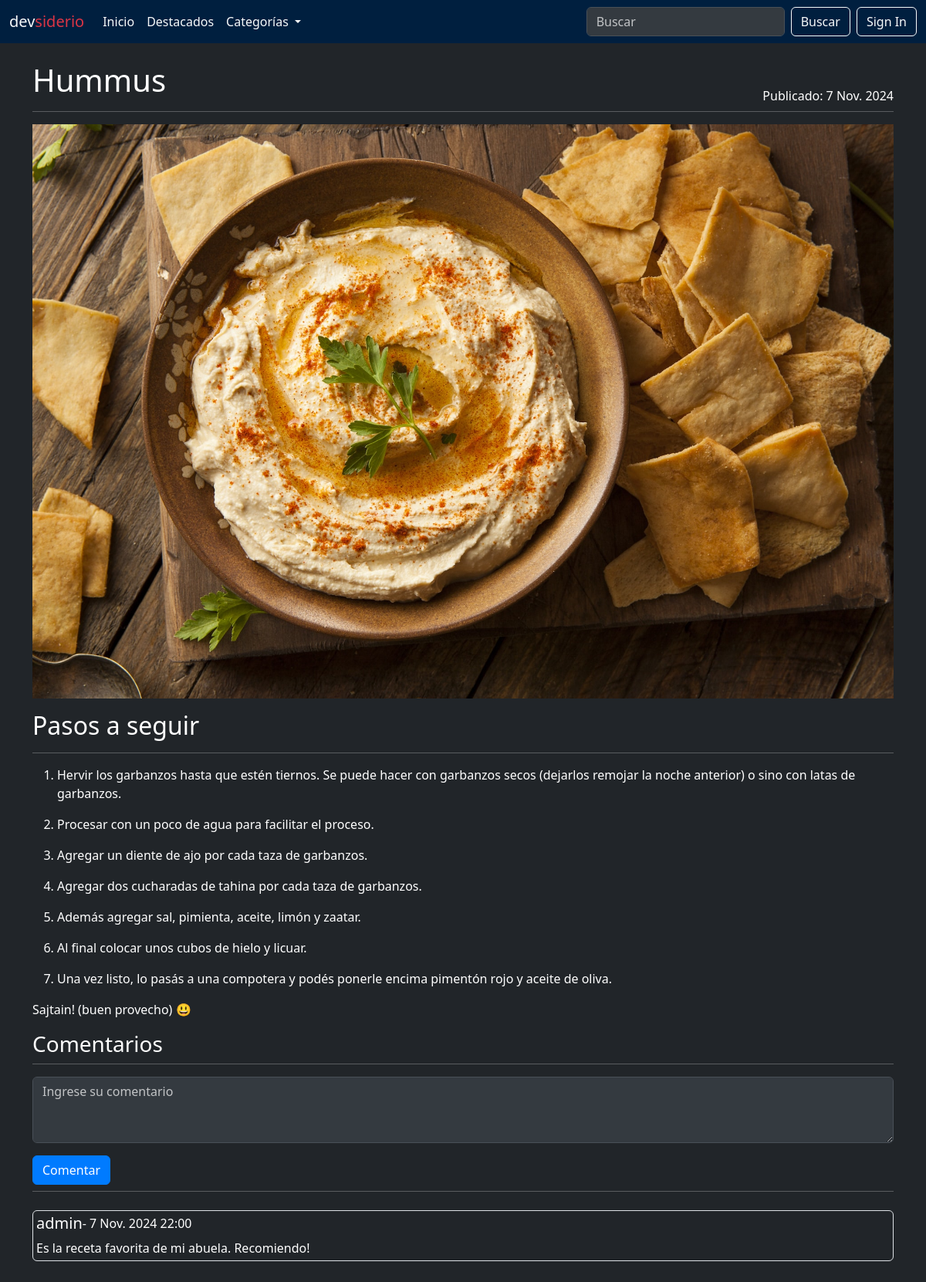
The app's page /post/receta-hummus with its own data.
### blogs/models.py (models this page shows, shortened)
class Post(models.Model):
    title = models.CharField(max_length=255)
    slug = models.SlugField(unique=True)
    overview = models.TextField()
    date_created = models.DateTimeField(auto_now_add=True)
    content = models.TextField()
    author = models.ForeignKey(settings.AUTH_USER_MODEL, on_delete=models.PROTECT)
    categories = models.ManyToManyField('Category')
    featured = models.BooleanField(default=False)
    image = models.ImageField(upload_to='post_images/', blank=True, null=True)
    pub_date = models.DateTimeField(default=timezone.now)
    class Meta:
        ordering = ["-date_created"]

class Comment(models.Model):
    content = models.TextField(max_length=1000, help_text='Ingrese un comentario')
    author = models.ForeignKey(settings.AUTH_USER_MODEL, on_delete=models.SET_NULL, null=True)
    post_date = models.DateTimeField(auto_now_add=True)
    post = models.ForeignKey(Post, on_delete=models.CASCADE)
    class Meta:
        ordering = ['-post_date']

### users/models.py (models this page shows)
class User(AbstractUser):
	def __str__(self):
		return f'{self.last_name}, {self.first_name}'

### blogs/views.py (the view, shortened to what this page needs)
# urls.py: path('post/<slug:slug>', views.PostView.as_view(), name='post'),
class PostView(View):
    def get(self, request, *args, **kwargs):
        view = PostDetailView.as_view()
        return view(request, *args, **kwargs)

### blogs/forms.py
class PostCommentForm(forms.ModelForm):
    content = forms.CharField(
        label='',  # Deja la etiqueta vacía
        widget=forms.Textarea(attrs={
            'placeholder': 'Ingrese su comentario',
            'class': 'form-control mb-3',
            'rows': 3,
        })
    )
    class Meta:
        model = Comment
        fields = ['content']

### blogs/context_processors.py (called while the page is built)
def categories_processor(request):
  categories = Category.objects.all()
  return {
    'categories': categories
  }

### blogs/templatetags/markdown_extras.py (called while the page is built)
@register.filter()
@stringfilter
def markdown(value):
  return md.markdown(value, extensions=[
      'markdown.extensions.fenced_code',
      'markdown.extensions.toc'
  ])

### blogs/views.py (called while the page is built)
    def get_context_data(self, **kwargs):
        context = super().get_context_data(**kwargs)
        context['form'] = PostCommentForm()
        return context

### blogs/templates/blogs/post_detail.html
{% extends 'base.html' %} {% load markdown_extras %} {% load crispy_forms_tags
%} {% block content %}
<div class="container-xxl bd-gutter mt-3 my-md-4 bd-layout bg-dark text-light">
  <main class="container">
    <div class="row g-5">
      <div class="col-md-12">
        <div class="row">
          <div class="d-flex justify-content-between">
            <h1>{{ post.title }}</h1>
            <div class="align-self-end">
              Publicado: {{ post.pub_date.date }}
            </div>
          </div>
        </div>
        <hr class="d-none d-md-block my-2 mb-3 mt-2" />
        {% if post.image %}
        <div class="text-center">
          <img src="{{ post.image.url }}" class="img-fluid" alt="image" />
        </div>
        {% endif %}
        <p>{{ post.content | markdown | safe }}</p>
        <h3 id="comments-section">Comentarios</h3>
        <hr class="d-none d-md-block my-2 mb-3 mt-2" />
        <form method="post">
          {% csrf_token %} {{ form }}
          <button class="btn btn-primary" type="submit">Comentar</button>
        </form>
        <hr class="d-none d-md-block my-2 mb-3 mt-2" />
        {% for comment in post.comment_set.all %}
        <div
          class="mt-4 mb-2 border border-opacity-10 rounded p-1 bg-dark text-light"
        >
          <div class="row">
            <div class="col-8 d-flex">
              <h5>{{ comment.author.username }}</h5>
              <span>- {{ comment.post_date }}</span>
            </div>
            <div class="col-4 text-end"></div>
          </div>
          {{ comment.content }}
        </div>
        {% endfor %}
      </div>
    </div>
  </main>
</div>
{% endblock content %}

### blogs/static/css/styles.css (style rules this page uses)
.form-control { background-color: #343a40; color: #ffffff; border: 1px solid #495057; }
.form-control::placeholder { color: rgba(255, 255, 255, 0.7); opacity: 1; }
.btn-primary { background-color: #007bff; border-color: #007bff; }
.container-xxl * { color: #ffffff !important; }

### records on screen
Post: title "Hummus", pub_date "7 Nov. 2024", image (picture), content "Pasos a seguir Hervir los garbanzos hasta que estén tiernos. Se puede hacer con garbanzos secos (dejarlos remojar la noche anterior) o sino con latas de garbanzos. Procesar con un poco de agua para facilitar el proceso. Agregar un diente de ajo por cada taza de garbanzos. Agregar dos cucharadas de tahina por cada taza de garbanzos. Además agregar sal, pimienta, aceite, limón y zaatar. Al final colocar unos cubos de hielo y licuar. Una vez listo, lo pasás a una compotera y podés ponerle encima pimentón rojo y aceite de oliva. Sajtain! (buen provecho) 😃"
Comment: author.username "admin", post_date "7 Nov. 2024 22:00", content "Es la receta favorita de mi abuela. Recomiendo!"
